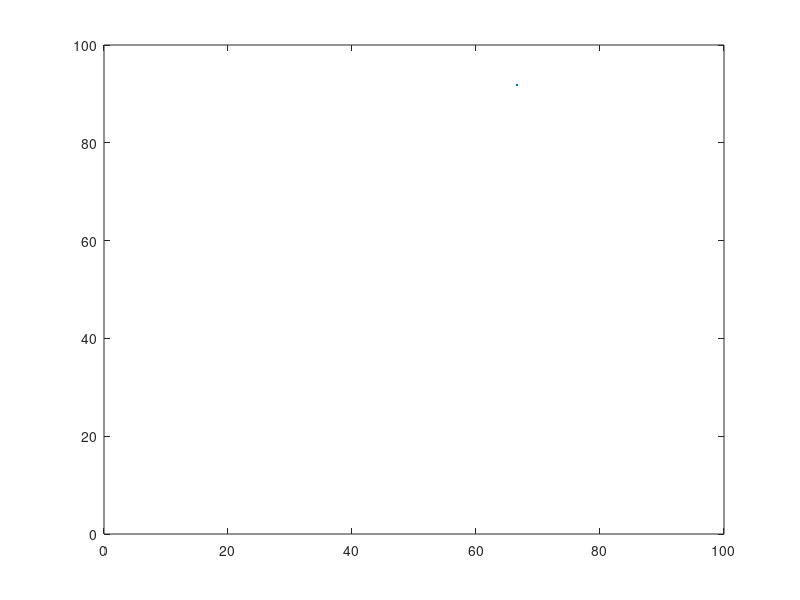

Recreate this plot in MATLAB. (Note: this script raises an error after producing the figure.)
clc
canvasSize = 100; 
nrOfInds = 1; 
nrOfItterations = 1000; 

d = 0.3; 

startPositions = rand(nrOfInds, 2)*canvasSize; 

plotHandle = plot(startPositions(:,1), startPositions(:,2), '.'); 
xlim([0 canvasSize]);
ylim([0 canvasSize]);

pts = startPositions; 

for i = 1:nrOfItterations
    
    for j = 1:nrOfInds        
        if d < rand
            pts(j,:) = Move(pts(j,:)); 
        end
    end
    
    set(plotHandle,'XData',pts(:,1));
    set(plotHandle,'YData',pts(:,2));
    drawnow

end
